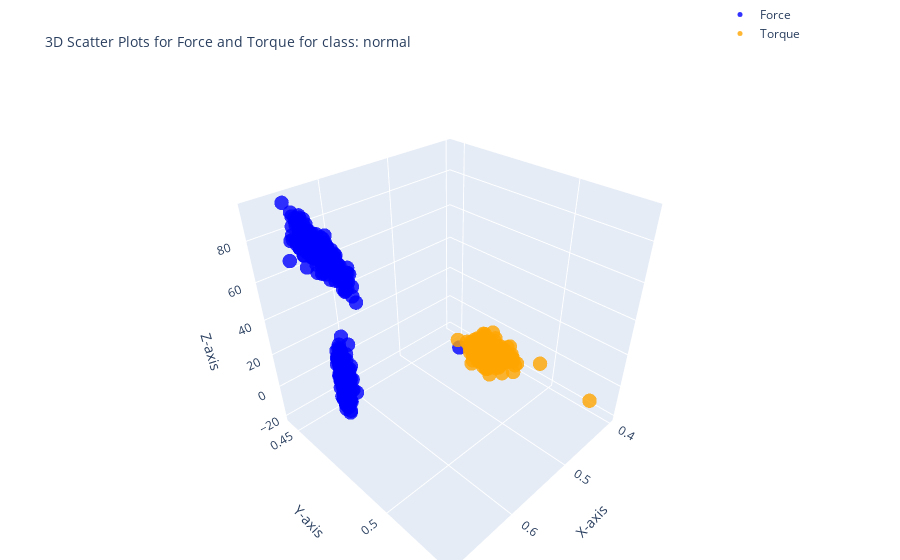

The notebook cell saved with this chart:
### Code cell
import plotly.graph_objects as go
class_name = unique_classes[0]
df_fr_collision=class_dfs[class_name]
# 3D scatter plot for Force (Fx, Fy, Fz)
force_plot = go.Scatter3d(
    x=df_fr_collision['Fx'],
    y=df_fr_collision['Fy'],
    z=df_fr_collision['Fz'],
    mode='markers',
    marker=dict(size=5, color='blue', opacity=0.8),
    name='Force'
)

# 3D scatter plot for Torque (Tx, Ty, Tz)
torque_plot = go.Scatter3d(
    x=df_fr_collision['Tx'],
    y=df_fr_collision['Ty'],
    z=df_fr_collision['Tz'],
    mode='markers',
    marker=dict(size=5, color='orange', opacity=0.8),
    name='Torque'
)

# Create subplots
fig = go.Figure()

# Add Force plot
fig.add_trace(force_plot)
fig.add_trace(torque_plot)

# Layout settings
fig.update_layout(
    title='3D Scatter Plots for Force and Torque for class: ' + class_name,
    title_font=dict(size=14),  # Change the title font size
    scene=dict(
        xaxis_title='X-axis',
        yaxis_title='Y-axis',
        zaxis_title='Z-axis'
    ),
    legend=dict(x=0.8, y=1.2),
    margin=dict(l=0, r=0, b=0, t=40)
)

fig.show()

### Figure 1 — Plotly figure (JSON) as saved in the notebook; plotly's stock layout.template omitted (floating-point values rounded to 4 significant figures; data arrays with more than 128 entries replaced by an {"elided": "..."} marker saying what was removed)
{"data": [{"marker": {"color": "blue", "opacity": 0.8, "size": 5}, "mode": "markers", "name": "Force", "type": "scatter3d", "x": {"elided": "660 float values"}, "y": {"elided": "660 float values"}, "z": {"elided": "660 int values"}}, {"marker": {"color": "orange", "opacity": 0.8, "size": 5}, "mode": "markers", "name": "Torque", "type": "scatter3d", "x": {"elided": "660 float values"}, "y": {"elided": "660 float values"}, "z": {"elided": "660 int values"}}], "layout": {"legend": {"x": 0.8, "y": 1.2}, "margin": {"b": 0, "l": 0, "r": 0, "t": 40}, "scene": {"xaxis": {"title": {"text": "X-axis"}}, "yaxis": {"title": {"text": "Y-axis"}}, "zaxis": {"title": {"text": "Z-axis"}}}, "title": {"font": {"size": 14}, "text": "3D Scatter Plots for Force and Torque for class: normal"}}}
